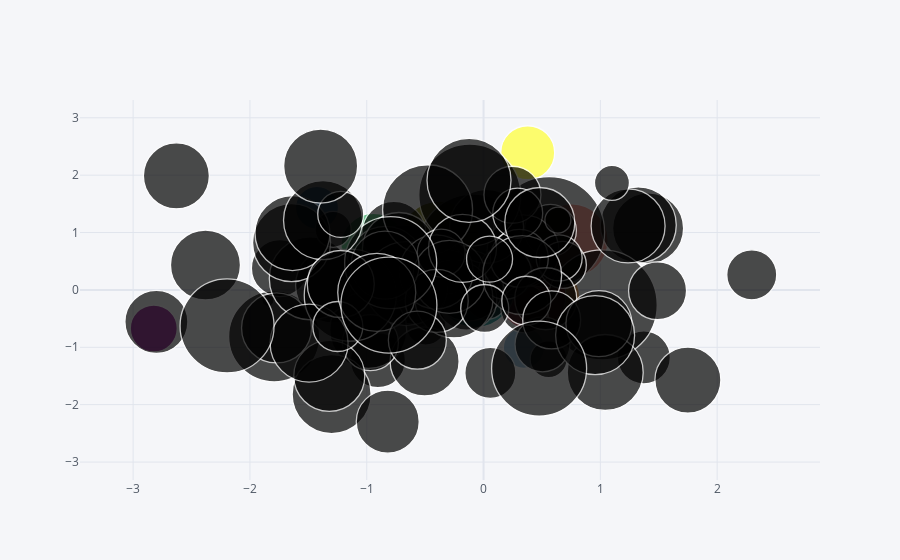

The notebook cell this image was saved under:
### Code cell
dataframe.iplot(kind="bubble", x="a", y="b", size="c")
